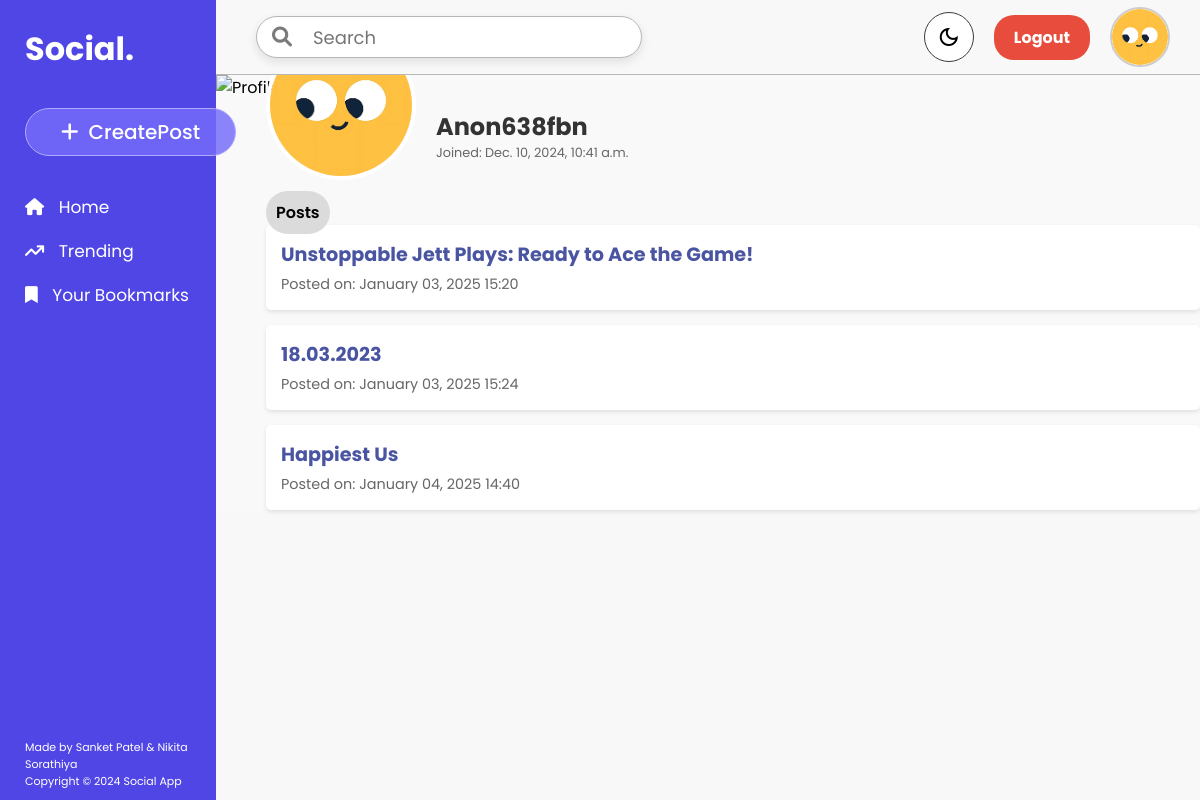
Page /user_profile/ (signed in) on the earlier database version.
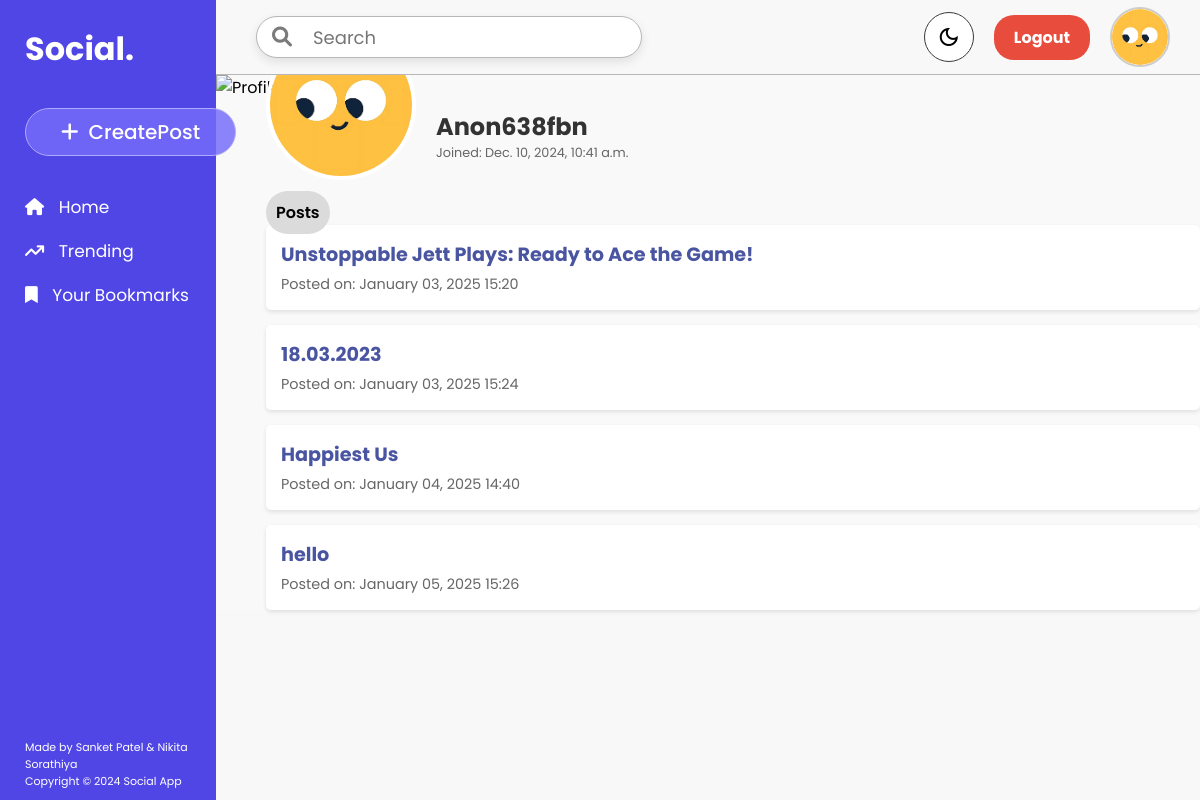
Same page on the later database version.
### main/models.py (models this page shows, shortened)
class Post(models.Model):
    title = models.CharField(max_length=255)
    description = models.TextField()
    media = models.FileField(upload_to="post_media/",null=True,blank=True)
    author = models.ForeignKey(User,on_delete=models.CASCADE,related_name="authored_posts")
    upvotes = models.PositiveIntegerField(default=0)
    downvotes = models.PositiveIntegerField(default=0)
    created_at = models.DateTimeField(default=timezone.now)
    sensitive_content = models.BooleanField(default=False)

### main/views.py (the view)
# urls.py: path('user_profile/', views.user_profile, name='user_profile'),
def user_profile(request):
    user = User.objects.get(username=request.session['username'])
    joined_at = user.joined_at.strftime('%B %d, %Y')
    print(joined_at)
    user_posts = Post.objects.filter(author=user)
    return render(request, 'user_profile.html', {'user': user, 'joined_at': joined_at, 'user_posts': user_posts, 'username': request.session['username']})

### main/templates/user_profile.html (shortened to what this page needs)
{% extends "base.html" %}
{% load static %}
{% block extra_css %}
    <link rel="stylesheet" href="{% static 'css/user_profile.css' %}">
{% endblock %}
{% block content %}
<div class="profile-container">
        <div class="profile-info">
                <img src="../static/media/profilephoto.svg" alt="User Avatar" class="avatar">
            <div class="details">
                <h2>{{ user.username }}</h2>
                <p>Joined: {{ user.joined_at}}</p>
            </div>
        </div>
    <div class="profile-posts">
        <span class="posttext">Posts</span>
        {% if user_posts %}
            <ul>
                {% for post in user_posts %}
                    <li>
                        <a href="{% url 'post_detail' post.id %}">{{ post.title }}</a>
                        <p>Posted on: {{ post.created_at|date:"F d, Y H:i" }}</p>
                    </li>
                {% endfor %}
            </ul>
        {% else %}
            <p>No posts yet.</p>
        {% endif %}
    </div>
</div>
{% endblock %}

Differences in the rows shown:
added Post: title "hello", created_at "January 05, 2025 15:26"
